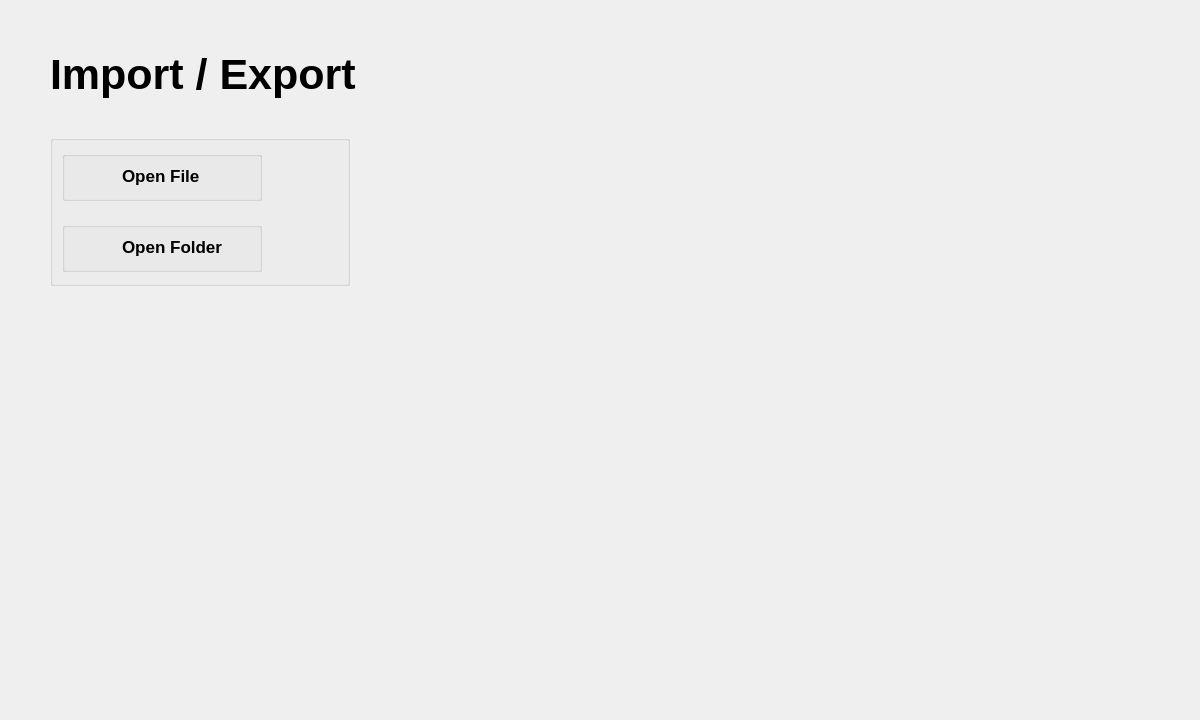
<?xml version="1.0" encoding="UTF-8"?>
<ui version="4.0">
 <class>Form</class>
 <widget class="QWidget" name="Form">
  <property name="geometry">
   <rect>
    <x>0</x>
    <y>0</y>
    <width>1200</width>
    <height>720</height>
   </rect>
  </property>
  <property name="windowTitle">
   <string>Form</string>
  </property>
  <property name="styleSheet">
   <string notr="true"/>
  </property>
  <widget class="QLabel" name="label">
   <property name="geometry">
    <rect>
     <x>50</x>
     <y>50</y>
     <width>400</width>
     <height>50</height>
    </rect>
   </property>
   <property name="font">
    <font>
     <pointsize>32</pointsize>
    </font>
   </property>
   <property name="text">
    <string>&lt;html&gt;&lt;head/&gt;&lt;body&gt;&lt;p&gt;&lt;span style=&quot; font-weight:600;&quot;&gt;Import / Export&lt;/span&gt;&lt;/p&gt;&lt;/body&gt;&lt;/html&gt;</string>
   </property>
   <property name="alignment">
    <set>Qt::AlignLeading|Qt::AlignLeft|Qt::AlignTop</set>
   </property>
  </widget>
  <widget class="QGroupBox" name="Options">
   <property name="geometry">
    <rect>
     <x>50</x>
     <y>135</y>
     <width>300</width>
     <height>151</height>
    </rect>
   </property>
   <property name="title">
    <string/>
   </property>
   <property name="alignment">
    <set>Qt::AlignLeading|Qt::AlignLeft|Qt::AlignTop</set>
   </property>
   <layout class="QVBoxLayout" name="verticalLayout">
    <property name="spacing">
     <number>20</number>
    </property>
    <item>
     <widget class="QGroupBox" name="OpenFile">
      <property name="minimumSize">
       <size>
        <width>200</width>
        <height>50</height>
       </size>
      </property>
      <property name="maximumSize">
       <size>
        <width>200</width>
        <height>50</height>
       </size>
      </property>
      <property name="cursor">
       <cursorShape>PointingHandCursor</cursorShape>
      </property>
      <property name="focusPolicy">
       <enum>Qt::TabFocus</enum>
      </property>
      <property name="title">
       <string/>
      </property>
      <widget class="QLabel" name="Icon_3">
       <property name="geometry">
        <rect>
         <x>0</x>
         <y>0</y>
         <width>50</width>
         <height>50</height>
        </rect>
       </property>
       <property name="text">
        <string/>
       </property>
       <property name="pixmap">
        <pixmap>../../icons/ic_insert_drive_file_black_24dp_2x.png</pixmap>
       </property>
       <property name="alignment">
        <set>Qt::AlignLeading|Qt::AlignLeft|Qt::AlignTop</set>
       </property>
      </widget>
      <widget class="QLabel" name="Text_3">
       <property name="geometry">
        <rect>
         <x>60</x>
         <y>0</y>
         <width>150</width>
         <height>50</height>
        </rect>
       </property>
       <property name="font">
        <font>
         <pointsize>13</pointsize>
        </font>
       </property>
       <property name="text">
        <string>&lt;b&gt;Open File&lt;/b&gt;</string>
       </property>
      </widget>
     </widget>
    </item>
    <item>
     <widget class="QGroupBox" name="OpenFolder">
      <property name="minimumSize">
       <size>
        <width>200</width>
        <height>50</height>
       </size>
      </property>
      <property name="maximumSize">
       <size>
        <width>200</width>
        <height>50</height>
       </size>
      </property>
      <property name="cursor">
       <cursorShape>PointingHandCursor</cursorShape>
      </property>
      <property name="title">
       <string/>
      </property>
      <widget class="QLabel" name="Icon">
       <property name="geometry">
        <rect>
         <x>0</x>
         <y>0</y>
         <width>61</width>
         <height>61</height>
        </rect>
       </property>
       <property name="text">
        <string/>
       </property>
       <property name="pixmap">
        <pixmap>../../icons/ic_create_new_folder_black_24dp_2x.png</pixmap>
       </property>
       <property name="alignment">
        <set>Qt::AlignLeading|Qt::AlignLeft|Qt::AlignTop</set>
       </property>
      </widget>
      <widget class="QLabel" name="Text">
       <property name="geometry">
        <rect>
         <x>60</x>
         <y>0</y>
         <width>150</width>
         <height>50</height>
        </rect>
       </property>
       <property name="font">
        <font>
         <pointsize>13</pointsize>
        </font>
       </property>
       <property name="text">
        <string>&lt;html&gt;&lt;head/&gt;&lt;body&gt;&lt;p&gt;&lt;span style=&quot; font-weight:600;&quot;&gt;Open Folder&lt;/span&gt;&lt;/p&gt;&lt;/body&gt;&lt;/html&gt;</string>
       </property>
      </widget>
     </widget>
    </item>
   </layout>
  </widget>
  <widget class="QStackedWidget" name="FileOperations">
   <property name="geometry">
    <rect>
     <x>450</x>
     <y>135</y>
     <width>710</width>
     <height>450</height>
    </rect>
   </property>
  </widget>
 </widget>
 <resources/>
 <connections/>
</ui>
